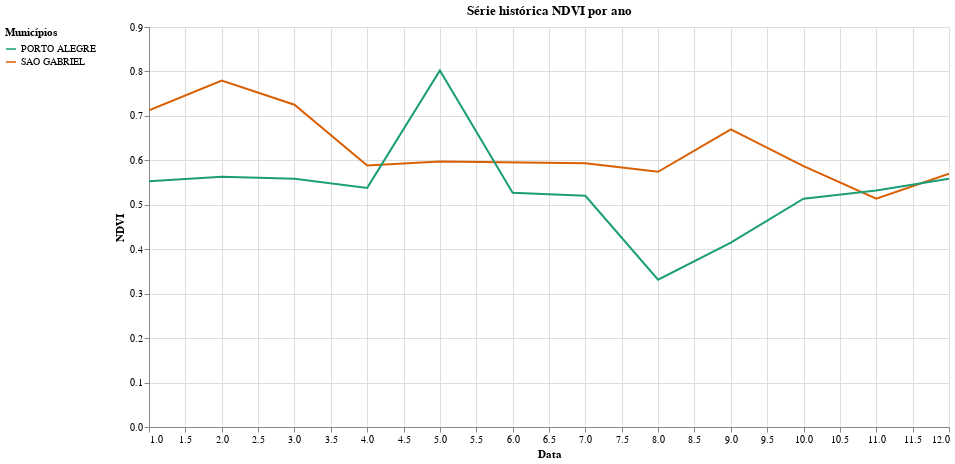

This figure's notebook cell:
### Markdown cell above
# ***Gerando Gráficos***

Neste exemplo vamos utilizar a biblioteca Altair [click aqui e saiba mais](https://altair-viz.github.io/).

### Code cell
##Gráfico Série Temporal
alt.Chart(df_ndvi).mark_line().encode(
    x=alt.X('month', title='Data',axis=alt.Axis(labelAngle=0)),
    y=alt.Y('NDVImean:Q', title='NDVI', ),
    color=alt.Color('NOME', legend=alt.Legend(title="Municípios",orient="left"), scale=alt.Scale(scheme='dark2')),
    
    tooltip=[
             alt.Tooltip('date:N', title='Data'),
             alt.Tooltip('NDVImean:Q')
             ]).properties(title='Série histórica NDVI por ano',width=800, height=400).interactive()

### Figure 1 — Vega-Lite specification as saved in the notebook (floating-point values rounded to 4 significant figures)
{"config": {"view": {"continuousWidth": 400, "continuousHeight": 300}}, "data": {"name": "data-2af6904fe6c771938824bfb5e7071517"}, "mark": "line", "encoding": {"color": {"field": "NOME", "legend": {"orient": "left", "title": "Municípios"}, "scale": {"scheme": "dark2"}, "type": "nominal"}, "tooltip": [{"field": "date", "title": "Data", "type": "nominal"}, {"field": "NDVImean", "type": "quantitative"}], "x": {"axis": {"labelAngle": 0}, "field": "month", "title": "Data", "type": "quantitative"}, "y": {"field": "NDVImean", "title": "NDVI", "type": "quantitative"}}, "height": 400, "selection": {"selector035": {"type": "interval", "bind": "scales", "encodings": ["x", "y"]}}, "title": "Série histórica NDVI por ano", "width": 800, "$schema": "https://vega.github.io/schema/vega-lite/v4.17.0.json", "datasets": {"data-2af6904fe6c771938824bfb5e7071517": [{"Unnamed: 0": 0, "month": 1, "date": "2021-01-01", "year": 2021, "NDVImean": 0.7126, "NDVImin": -0.9861, "NDVImax": 0.9998, "NOME": "SAO GABRIEL"}, {"Unnamed: 0": 1, "month": 1, "date": "2021-01-01", "year": 2021, "NDVImean": 0.5532, "NDVImin": -0.9996, "NDVImax": 1.0, "NOME": "PORTO ALEGRE"}, {"Unnamed: 0": 2, "month": 2, "date": "2021-02-01", "year": 2021, "NDVImean": 0.7796, "NDVImin": -0.9875, "NDVImax": 0.9932, "NOME": "SAO GABRIEL"}, {"Unnamed: 0": 3, "month": 2, "date": "2021-02-01", "year": 2021, "NDVImean": 0.5631, "NDVImin": -0.9054, "NDVImax": 0.9979, "NOME": "PORTO ALEGRE"}, {"Unnamed: 0": 4, "month": 3, "date": "2021-03-01", "year": 2021, "NDVImean": 0.7251, "NDVImin": -0.9796, "NDVImax": 0.9981, "NOME": "SAO GABRIEL"}, {"Unnamed: 0": 5, "month": 3, "date": "2021-03-01", "year": 2021, "NDVImean": 0.5584, "NDVImin": -0.9968, "NDVImax": 0.9994, "NOME": "PORTO ALEGRE"}, {"Unnamed: 0": 6, "month": 4, "date": "2021-04-01", "year": 2021, "NDVImean": 0.5885, "NDVImin": -0.995, "NDVImax": 0.9936, "NOME": "SAO GABRIEL"}, {"Unnamed: 0": 7, "month": 4, "date": "2021-04-01", "year": 2021, "NDVImean": 0.538, "NDVImin": -0.9455, "NDVImax": 0.9614, "NOME": "PORTO ALEGRE"}, {"Unnamed: 0": 8, "month": 5, "date": "2021-05-01", "year": 2021, "NDVImean": 0.5974, "NDVImin": -0.9972, "NDVImax": 0.9886, "NOME": "SAO GABRIEL"}, {"Unnamed: 0": 9, "month": 5, "date": "2021-05-01", "year": 2021, "NDVImean": 0.8023, "NDVImin": 0.4769, "NDVImax": 0.9434, "NOME": "PORTO ALEGRE"}, {"Unnamed: 0": 10, "month": 6, "date": "2021-06-01", "year": 2021, "NDVImean": 0.5269, "NDVImin": -0.9162, "NDVImax": 0.995, "NOME": "PORTO ALEGRE"}, {"Unnamed: 0": 11, "month": 7, "date": "2021-07-01", "year": 2021, "NDVImean": 0.5934, "NDVImin": -0.8881, "NDVImax": 0.9994, "NOME": "SAO GABRIEL"}, {"Unnamed: 0": 12, "month": 7, "date": "2021-07-01", "year": 2021, "NDVImean": 0.5201, "NDVImin": -0.9914, "NDVImax": 0.9743, "NOME": "PORTO ALEGRE"}, {"Unnamed: 0": 13, "month": 8, "date": "2021-08-01", "year": 2021, "NDVImean": 0.5743, "NDVImin": -0.2885, "NDVImax": 0.9999, "NOME": "SAO GABRIEL"}, {"Unnamed: 0": 14, "month": 8, "date": "2021-08-01", "year": 2021, "NDVImean": 0.3313, "NDVImin": -0.0901, "NDVImax": 0.8912, "NOME": "PORTO ALEGRE"}, {"Unnamed: 0": 15, "month": 9, "date": "2021-09-01", "year": 2021, "NDVImean": 0.6698, "NDVImin": -0.3561, "NDVImax": 0.9999, "NOME": "SAO GABRIEL"}, {"Unnamed: 0": 16, "month": 9, "date": "2021-09-01", "year": 2021, "NDVImean": 0.415, "NDVImin": 0.3821, "NDVImax": 0.448, "NOME": "PORTO ALEGRE"}, {"Unnamed: 0": 17, "month": 10, "date": "2021-10-01", "year": 2021, "NDVImean": 0.5868, "NDVImin": -0.9954, "NDVImax": 0.9535, "NOME": "SAO GABRIEL"}, {"Unnamed: 0": 18, "month": 10, "date": "2021-10-01", "year": 2021, "NDVImean": 0.5136, "NDVImin": -0.9963, "NDVImax": 0.9944, "NOME": "PORTO ALEGRE"}, {"Unnamed: 0": 19, "month": 11, "date": "2021-11-01", "year": 2021, "NDVImean": 0.5137, "NDVImin": -0.986, "NDVImax": 0.9493, "NOME": "SAO GABRIEL"}, {"Unnamed: 0": 20, "month": 11, "date": "2021-11-01", "year": 2021, "NDVImean": 0.5321, "NDVImin": -0.8774, "NDVImax": 0.976, "NOME": "PORTO ALEGRE"}, {"Unnamed: 0": 21, "month": 12, "date": "2021-12-01", "year": 2021, "NDVImean": 0.5701, "NDVImin": -0.7411, "NDVImax": 0.9506, "NOME": "SAO GABRIEL"}, {"Unnamed: 0": 22, "month": 12, "date": "2021-12-01", "year": 2021, "NDVImean": 0.5585, "NDVImin": -0.9704, "NDVImax": 0.996, "NOME": "PORTO ALEGRE"}]}}
